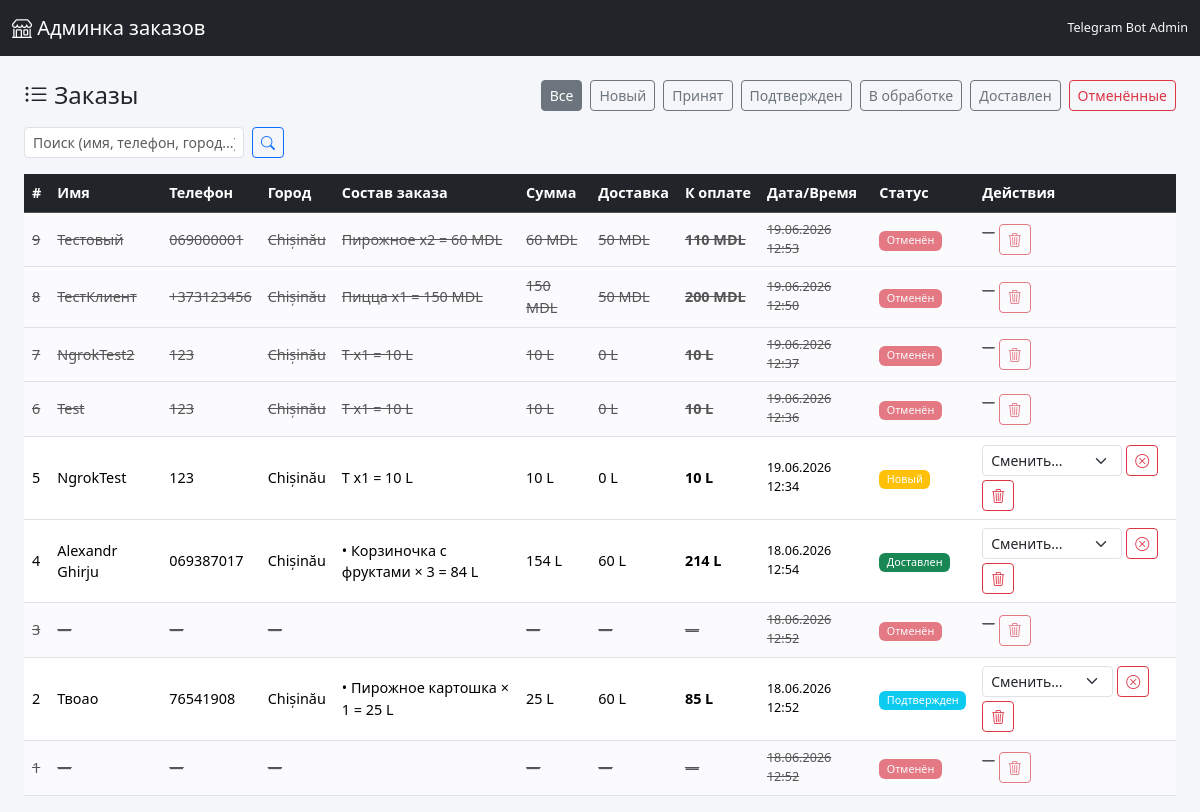
Before: / with the older database file.
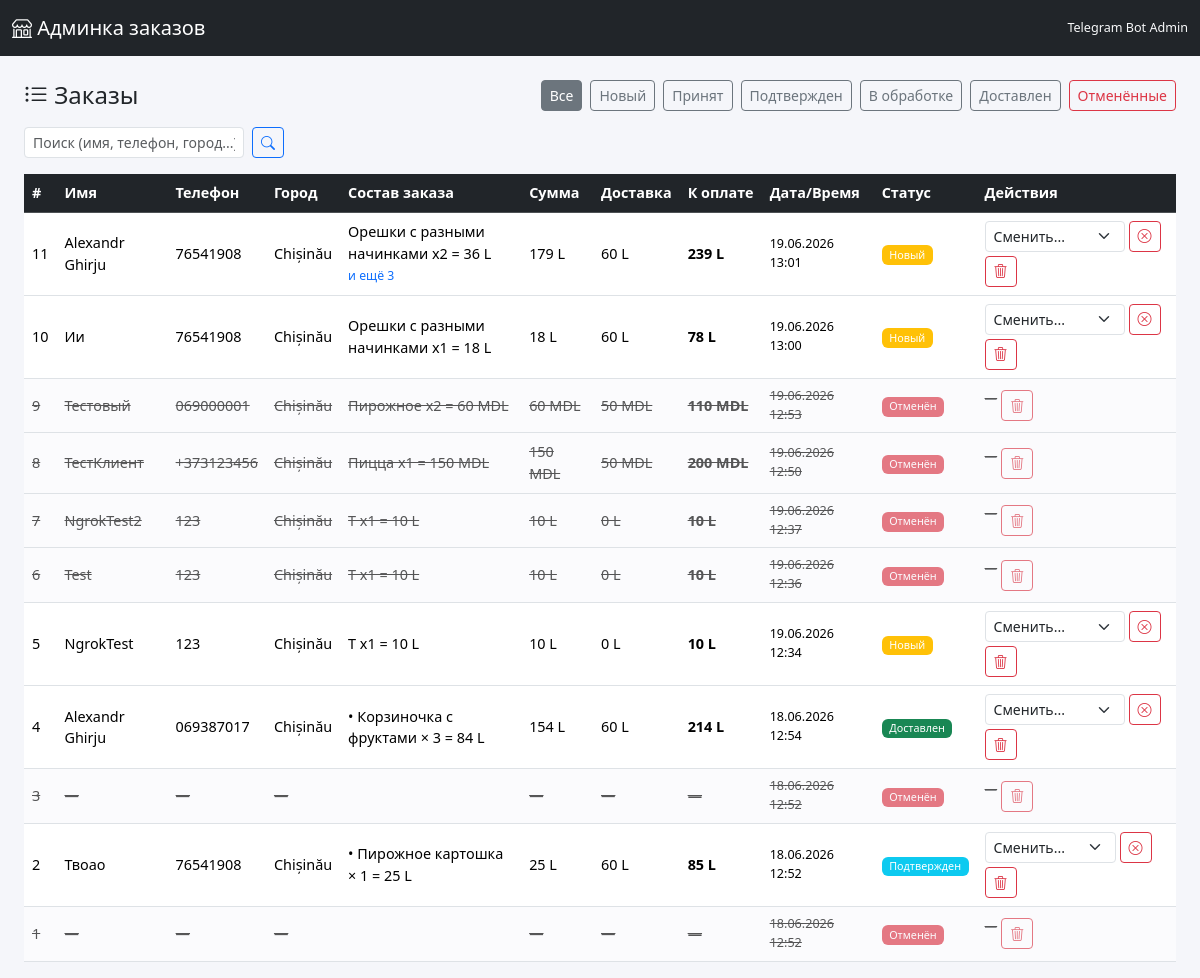
After: the same page with the newer database file.
### models.py (models this page shows, shortened)
class Order(db.Model):
    __tablename__ = "orders"
    id = db.Column(db.Integer, primary_key=True)
    telegram_msg_id = db.Column(db.Integer, unique=True, nullable=True)
    customer_tg_id = db.Column(db.Integer, nullable=True)
    customer_name = db.Column(db.String(255), default="")
    phone = db.Column(db.String(100), default="")
    city = db.Column(db.String(255), default="")
    items = db.Column(db.Text, default="")
    total = db.Column(db.String(100), default="")
    delivery = db.Column(db.String(100), default="")
    to_pay = db.Column(db.String(100), default="")
    order_datetime = db.Column(db.String(100), default="")
    raw_text = db.Column(db.Text, default="")
    status = db.Column(db.String(50), default="new")
    created_at = db.Column(
        db.DateTime, default=lambda: datetime.now(timezone.utc)
    )

### app.py (the view, shortened to what this page needs)
@app.route("/")
def index():
    status_filter = request.args.get("status", "")
    search = request.args.get("search", "").strip()
    query = Order.query
    if status_filter in STATUSES:
        query = query.filter_by(status=status_filter)
    orders = query.order_by(Order.created_at.desc()).all()
    return render_template(
        "index.html",
        orders=orders,
        statuses=STATUSES,
        status_order=STATUS_ORDER,
        current_status=status_filter,
        search=search,
    )

### templates/index.html (shortened to what this page needs)
{% extends "base.html" %}
{% block content %}
<div class="d-flex justify-content-between align-items-center mb-3 flex-wrap gap-2">
  <h4 class="mb-0"><i class="bi bi-list-ul"></i> Заказы</h4>
  <div class="d-flex gap-2 flex-wrap">
    <a href="{{ url_for('index') }}" class="btn btn-outline-secondary btn-sm {% if not current_status %}active{% endif %}">Все</a>
    {% for key in status_order %}
      <a href="{{ url_for('index', status=key, search=search) }}"
         class="btn btn-outline-{{ 'secondary' if key != 'cancelled' else 'danger' }} btn-sm {% if current_status == key %}active{% endif %}">
        {{ statuses[key] }}
      </a>
    {% endfor %}
    <a href="{{ url_for('index', status='cancelled', search=search) }}"
       class="btn btn-outline-danger btn-sm {% if current_status == 'cancelled' %}active{% endif %}">
      Отменённые
    </a>
  </div>
</div>
<form method="GET" action="{{ url_for('index') }}" class="row g-2 mb-3">
  <div class="col-auto">
    <input type="text" name="search" class="form-control form-control-sm" placeholder="Поиск (имя, телефон, город...)" value="{{ search }}">
  </div>
  <div class="col-auto">
    <button type="submit" class="btn btn-sm btn-outline-primary"><i class="bi bi-search"></i></button>
  </div>
</form>
{% if orders %}
<div class="table-responsive">
  <table class="table table-hover align-middle">
    <thead class="table-dark">
      <tr>
        <th>#</th>
        <th>Имя</th>
        <th>Телефон</th>
        <th>Город</th>
        <th>Состав заказа</th>
        <th>Сумма</th>
        <th>Доставка</th>
        <th>К оплате</th>
        <th>Дата/Время</th>
        <th>Статус</th>
        <th>Действия</th>
      </tr>
    </thead>
    <tbody>
      {% for order in orders %}
      <tr class="order-row status-{{ order.status }}">
        <td>{{ order.id }}</td>
        <td>{{ order.customer_name or '—' }}</td>
        <td>{{ order.phone or '—' }}</td>
        <td>{{ order.city or '—' }}</td>
        <td class="text-wrap" style="max-width: 220px;">
          {% set items_list = (order.items or '').split(', ') %}
          <span class="items-summary" data-target="items-{{ order.id }}">
            <span class="items-first">{{ items_list[0] }}</span>
            {% if items_list|length > 1 %}
              <a href="#" class="items-toggle" data-id="{{ order.id }}">и ещё {{ items_list|length - 1 }}</a>
            {% endif %}
          </span>
        </td>
        <td>{{ order.total or '—' }}</td>
        <td>{{ order.delivery or '—' }}</td>
        <td><strong>{{ order.to_pay or '—' }}</strong></td>
        <td class="small">{{ order.order_datetime or (order.created_at.strftime('%d.%m.%Y %H:%M') if order.created_at else '—') }}</td>
        <td>
          {% if order.status == 'cancelled' %}
            <span class="badge bg-danger">Отменён</span>
          {% else %}
            <span class="badge bg-{{ 'success' if order.status == 'delivered' else 'primary' if order.status == 'processing' else 'info' if order.status == 'confirmed' else 'secondary' if order.status == 'accepted' else 'warning' }}">
              {{ statuses.get(order.status, order.status) }}
            </span>
          {% endif %}
        </td>
        <td>
          {% if order.status != 'cancelled' %}
          <div class="d-flex gap-1 flex-wrap">
            <form method="POST" action="{{ url_for('update_status', order_id=order.id) }}" class="d-inline">
              <select name="status" class="form-select form-select-sm d-inline" style="width:auto; display:inline-block!important;" onchange="this.form.submit()">
                <option value="">Сменить...</option>
              </select>
            </form>
            <form method="POST" action="{{ url_for('cancel_order', order_id=order.id) }}" class="d-inline" onsubmit="return confirm('Отменить заказ #{{ order.id }}?')">
              <button type="submit" class="btn btn-outline-danger btn-sm" title="Отменить"><i class="bi bi-x-circle"></i></button>
            </form>
            <form method="POST" action="{{ url_for('delete_order', order_id=order.id) }}" class="d-inline" onsubmit="return confirm('Удалить заказ #{{ order.id }} навсегда?')">
              <button type="submit" class="btn btn-outline-danger btn-sm" title="Удалить"><i class="bi bi-trash3"></i></button>
            </form>
          </div>
          {% else %}
            <div class="d-flex gap-1 flex-wrap">
              <span class="text-muted small">—</span>
              <form method="POST" action="{{ url_for('delete_order', order_id=order.id) }}" class="d-inline" onsubmit="return confirm('Удалить заказ #{{ order.id }} навсегда?')">
                <button type="submit" class="btn btn-outline-danger btn-sm" title="Удалить"><i class="bi bi-trash3"></i></button>
              </form>
            </div>
          {% endif %}
        </td>
      </tr>
      {% endfor %}
    </tbody>
  </table>
</div>
{% else %}
<div class="text-center py-5 text-muted">
  <i class="bi bi-inbox display-4 d-block mb-2"></i>
  <p>Заказов пока нет. Ожидаю сообщения от Telegram...</p>
</div>
{% endif %}
{% endblock %}

### templates/base.html (shortened to what this page needs)
<!DOCTYPE html>
<html lang="ru">
<head>
  <link href="https://cdn.jsdelivr.net/npm/bootstrap@5.3.2/dist/css/bootstrap.min.css" rel="stylesheet">
  <link rel="stylesheet" href="https://cdn.jsdelivr.net/npm/bootstrap-icons@1.11.3/font/bootstrap-icons.min.css">
  <link rel="stylesheet" href="{{ url_for('static', filename='style.css') }}">
</head>
<body>
  <nav class="navbar navbar-dark bg-dark mb-4">
    <div class="container-fluid">
      <a class="navbar-brand" href="{{ url_for('index') }}">
        <i class="bi bi-shop"></i> Админка заказов
      </a>
      <span class="navbar-text text-light small">
        Telegram Bot Admin
      </span>
    </div>
  </nav>
  <div class="container-fluid px-4">
    {% block content %}{% endblock %}
  </div>
</body>
</html>

### static/style.css (style rules this page uses)
body { background: #f5f6fa; font-size: 0.9rem; }
.table th { white-space: nowrap; }
.order-row td { vertical-align: middle; }
.order-row.status-cancelled { opacity: 0.65; }
.order-row.status-cancelled td { text-decoration: line-through; }
.badge { font-weight: 500; padding: 0.4em 0.7em; }
.items-summary { cursor: pointer; }
.items-toggle { color: #0d6efd; text-decoration: none; font-size: 0.85em; white-space: nowrap; }

Changed rows visible on the page:
added Order: id "11", customer_name "Alexandr Ghirju", phone "76541908", city "Chișinău", items_list "Орешки с разными начинками x2 = 36 L", items_list "3", total "179 L", delivery "60 L", to_pay "239 L", order_datetime "19.06.2026 13:01", get "Новый"
added Order: id "10", customer_name "Ии", phone "76541908", city "Chișinău", items "Орешки с разными начинками x1 = 18 L", total "18 L", delivery "60 L", to_pay "78 L", order_datetime "19.06.2026 13:00", get "Новый"
